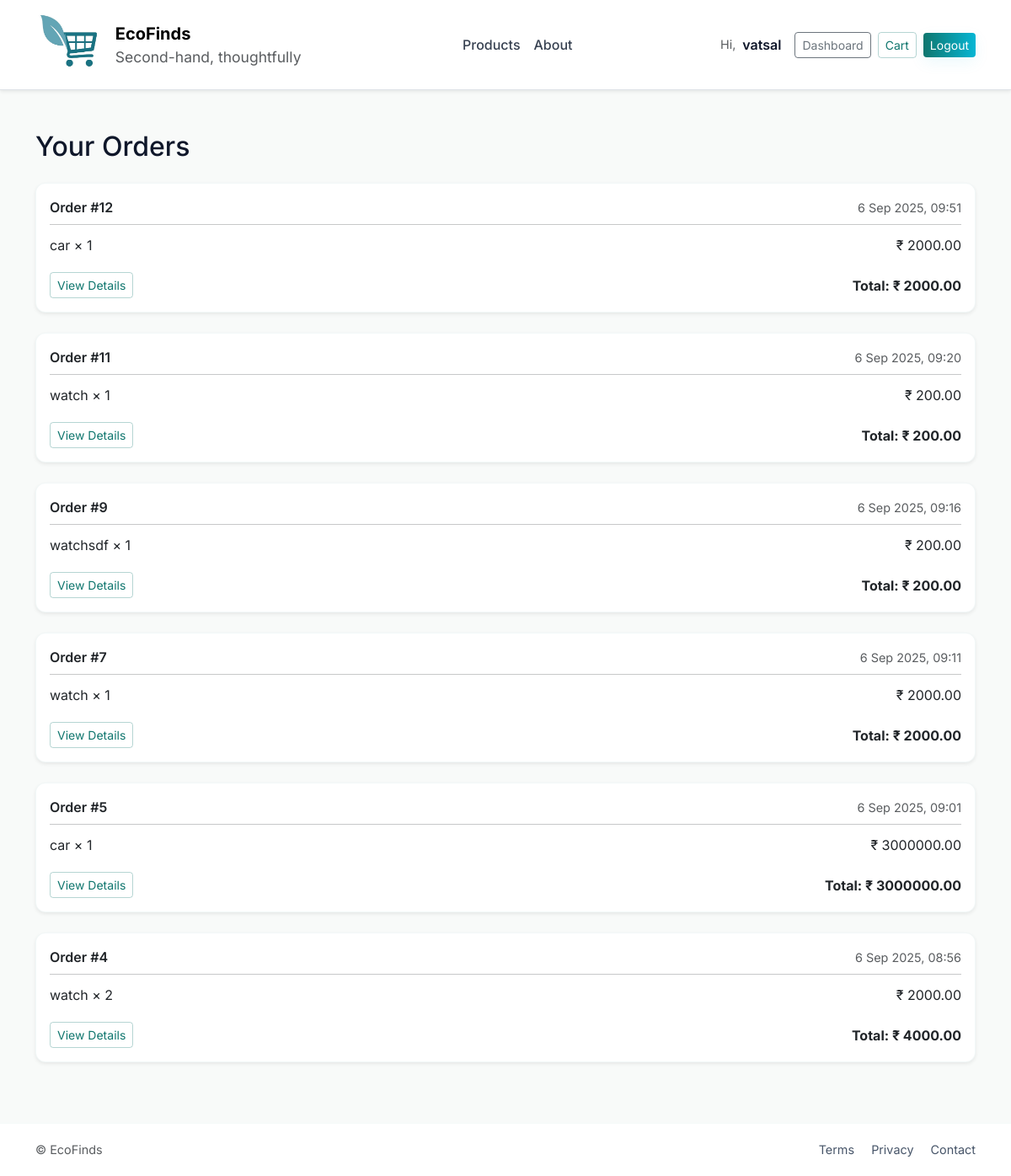
Screenshot of /orders/ (signed in) with the database file from the repository.
### market/models.py (models this page shows, shortened)
class Order(models.Model):
    user = models.ForeignKey("market.UserAccount", on_delete=models.CASCADE, related_name="orders")
    ordered = models.BooleanField(default=False)  # False -> active (shouldn't happen), True -> completed
    created_at = models.DateTimeField(default=timezone.now)
    @property
    def total_amount(self):
        items = self.items.all()
        total = sum((it.price_snapshot or 0) * it.qty for it in items)
        return total

class OrderItem(models.Model):
    order = models.ForeignKey(Order, related_name="items", on_delete=models.CASCADE)
    product_id = models.PositiveIntegerField()
    title = models.CharField(max_length=255, blank=True)
    qty = models.PositiveIntegerField(default=1)
    price_snapshot = models.DecimalField(max_digits=12, decimal_places=2, null=True, blank=True)

### market/utils.py (the view)
    def wrapper(request, *args, **kwargs):
        if "user_id" not in request.session:
            return redirect("market:login")
        return view_func(request, *args, **kwargs)

### market/utils.py (called while the page is built)
def login_required_custom(view_func):
    def wrapper(request, *args, **kwargs):
        if "user_id" not in request.session:
            return redirect("market:login")
        return view_func(request, *args, **kwargs)
    return wrapper

### market/views.py (called while the page is built)
def _get_logged_user(request):
    user_id = request.session.get("user_id")
    if not user_id:
        return None
    try:
        return UserAccount.objects.get(id=user_id)
    except UserAccount.DoesNotExist:
        return None

### templates/market/previous_purchases.html (shortened to what this page needs)
{% extends "base.html" %}
{% block content %}
<h2 class="mb-4">Your Orders</h2>
{% if orders %}
  {% for order in orders %}
    <div class="card shadow-sm mb-4">
      <div class="card-body">
        <div class="d-flex justify-content-between align-items-center mb-2">
          <div class="fw-semibold">Order #{{ order.id }}</div>
          <div class="small text-muted">{{ order.created_at|date:"j M Y, H:i" }}</div>
        </div>
        <hr class="my-2">
        <ul class="list-unstyled mb-3">
          {% for item in order.items.all %}
            <li class="d-flex justify-content-between py-1">
              <span>{{ item.title }} × {{ item.qty }}</span>
              <span>₹ {{ item.price_snapshot }}</span>
            </li>
          {% endfor %}
        </ul>
        <div class="d-flex justify-content-between align-items-center">
          <a href="{% url 'market:order_detail' pk=order.id %}" class="btn btn-sm btn-outline-primary">
            View Details
          </a>
          <div class="fw-bold">Total: ₹ {{ order.total_amount }}</div>
        </div>
      </div>
    </div>
  {% endfor %}
{% else %}
  <div class="alert alert-info">No previous purchases found.</div>
  <a href="{% url 'market:product_list' %}" class="btn btn-primary mt-2">Browse Products</a>
{% endif %}
{% endblock %}

### templates/base.html (style rules this page uses)
:root { --primary: #0f766e; --accent: #06b6d4; --bg-soft: #f8faf9; --muted: #6b7280; --card: #ffffff; }
html, body { height: 100%; }
body { display: flex; flex-direction: column; min-height: 100vh; font-family: "Inter", system-ui, -apple-system, "Segoe UI", Roboto, Arial; background: var(--bg-soft); color: #0f172a; -webkit-font-smoothing:antialiased; }
.bg-soft { background: var(--bg-soft) !important; }
.card { border: 1px solid rgba(15,118,110,0.05); border-radius: 12px; background: var(--card); box-shadow: 0 6px 18px rgba(13, 38, 59, 0.04); }
.small { font-size: .9rem; color: var(--muted); }

### templates/market/previous_purchases.html (style rules this page uses)
.card { border: 1px solid rgba(15,118,110,0.05); border-radius: 12px; background: #fff; box-shadow: 0 6px 18px rgba(13, 38, 59, 0.04); }
.btn-outline-primary { border-color: rgba(15,118,110,0.3); color: #0f766e; }

### rows the page displays
Order: id "12", created_at "6 Sep 2025, 09:51", total_amount "2000.00"
OrderItem: title "car", qty "1", price_snapshot "2000.00"
Order: id "11", created_at "6 Sep 2025, 09:20", total_amount "200.00"
OrderItem: title "watch", qty "1", price_snapshot "200.00"
Order: id "9", created_at "6 Sep 2025, 09:16", total_amount "200.00"
OrderItem: title "watchsdf", qty "1", price_snapshot "200.00"
Order: id "7", created_at "6 Sep 2025, 09:11", total_amount "2000.00"
OrderItem: title "watch", qty "1", price_snapshot "2000.00"
Order: id "5", created_at "6 Sep 2025, 09:01", total_amount "3000000.00"
OrderItem: title "car", qty "1", price_snapshot "3000000.00"
Order: id "4", created_at "6 Sep 2025, 08:56", total_amount "4000.00"
OrderItem: title "watch", qty "2", price_snapshot "2000.00"

### other values shown
{{ request.session.username }} "vatsal"
